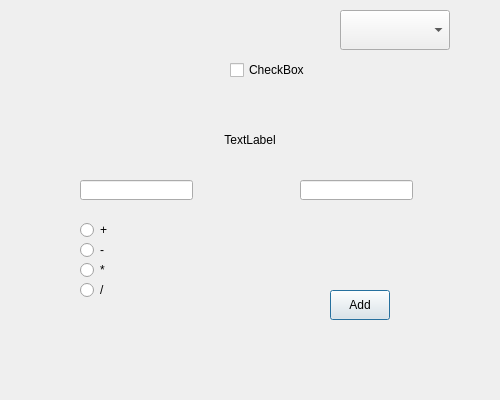
<?xml version="1.0" encoding="UTF-8"?>
<ui version="4.0">
 <class>Dialog</class>
 <widget class="QDialog" name="Dialog">
  <property name="geometry">
   <rect>
    <x>0</x>
    <y>0</y>
    <width>500</width>
    <height>400</height>
   </rect>
  </property>
  <property name="windowTitle">
   <string>Dialog</string>
  </property>
  <widget class="QPushButton" name="add">
   <property name="geometry">
    <rect>
     <x>330</x>
     <y>290</y>
     <width>60</width>
     <height>30</height>
    </rect>
   </property>
   <property name="text">
    <string>Add</string>
   </property>
  </widget>
  <widget class="QLineEdit" name="lineEdit">
   <property name="geometry">
    <rect>
     <x>80</x>
     <y>180</y>
     <width>113</width>
     <height>20</height>
    </rect>
   </property>
  </widget>
  <widget class="QLineEdit" name="lineEdit_2">
   <property name="geometry">
    <rect>
     <x>300</x>
     <y>180</y>
     <width>113</width>
     <height>20</height>
    </rect>
   </property>
  </widget>
  <widget class="QLabel" name="label">
   <property name="geometry">
    <rect>
     <x>190</x>
     <y>120</y>
     <width>120</width>
     <height>40</height>
    </rect>
   </property>
   <property name="text">
    <string>TextLabel</string>
   </property>
   <property name="alignment">
    <set>Qt::AlignCenter</set>
   </property>
  </widget>
  <widget class="QLabel" name="pic">
   <property name="geometry">
    <rect>
     <x>10</x>
     <y>10</y>
     <width>111</width>
     <height>111</height>
    </rect>
   </property>
   <property name="text">
    <string/>
   </property>
   <property name="pixmap">
    <pixmap>s.jpg</pixmap>
   </property>
   <property name="scaledContents">
    <bool>true</bool>
   </property>
  </widget>
  <widget class="QRadioButton" name="radioButton">
   <property name="geometry">
    <rect>
     <x>80</x>
     <y>220</y>
     <width>120</width>
     <height>20</height>
    </rect>
   </property>
   <property name="text">
    <string>+</string>
   </property>
   <property name="autoExclusive">
    <bool>false</bool>
   </property>
  </widget>
  <widget class="QRadioButton" name="radioButton_2">
   <property name="geometry">
    <rect>
     <x>80</x>
     <y>240</y>
     <width>120</width>
     <height>20</height>
    </rect>
   </property>
   <property name="text">
    <string>-</string>
   </property>
   <property name="autoExclusive">
    <bool>false</bool>
   </property>
  </widget>
  <widget class="QRadioButton" name="radioButton_3">
   <property name="geometry">
    <rect>
     <x>80</x>
     <y>260</y>
     <width>120</width>
     <height>20</height>
    </rect>
   </property>
   <property name="text">
    <string>*</string>
   </property>
   <property name="autoExclusive">
    <bool>false</bool>
   </property>
  </widget>
  <widget class="QRadioButton" name="radioButton_4">
   <property name="geometry">
    <rect>
     <x>80</x>
     <y>280</y>
     <width>120</width>
     <height>20</height>
    </rect>
   </property>
   <property name="text">
    <string>/</string>
   </property>
   <property name="autoExclusive">
    <bool>false</bool>
   </property>
  </widget>
  <widget class="QCheckBox" name="checkBox">
   <property name="geometry">
    <rect>
     <x>230</x>
     <y>50</y>
     <width>110</width>
     <height>40</height>
    </rect>
   </property>
   <property name="text">
    <string>CheckBox</string>
   </property>
  </widget>
  <widget class="QComboBox" name="comboBox">
   <property name="geometry">
    <rect>
     <x>340</x>
     <y>10</y>
     <width>110</width>
     <height>40</height>
    </rect>
   </property>
  </widget>
 </widget>
 <resources/>
 <connections/>
</ui>
